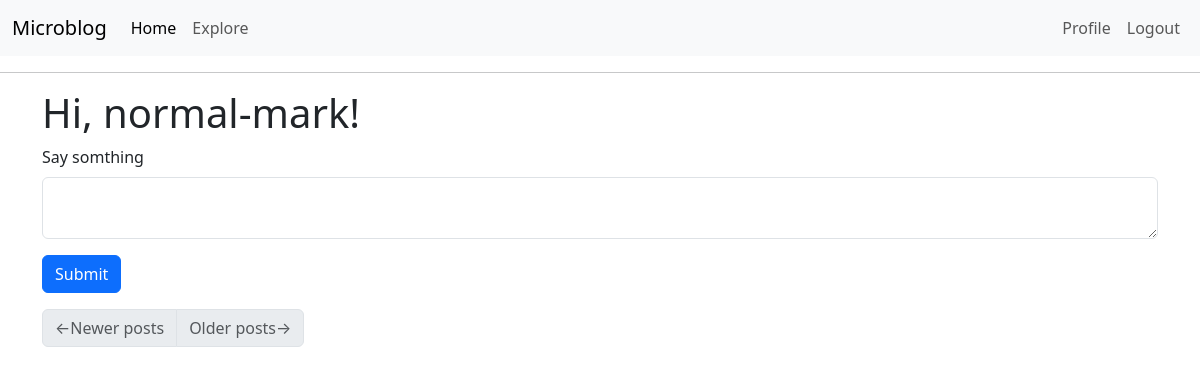
The page /index (signed in) on the database as committed earlier.
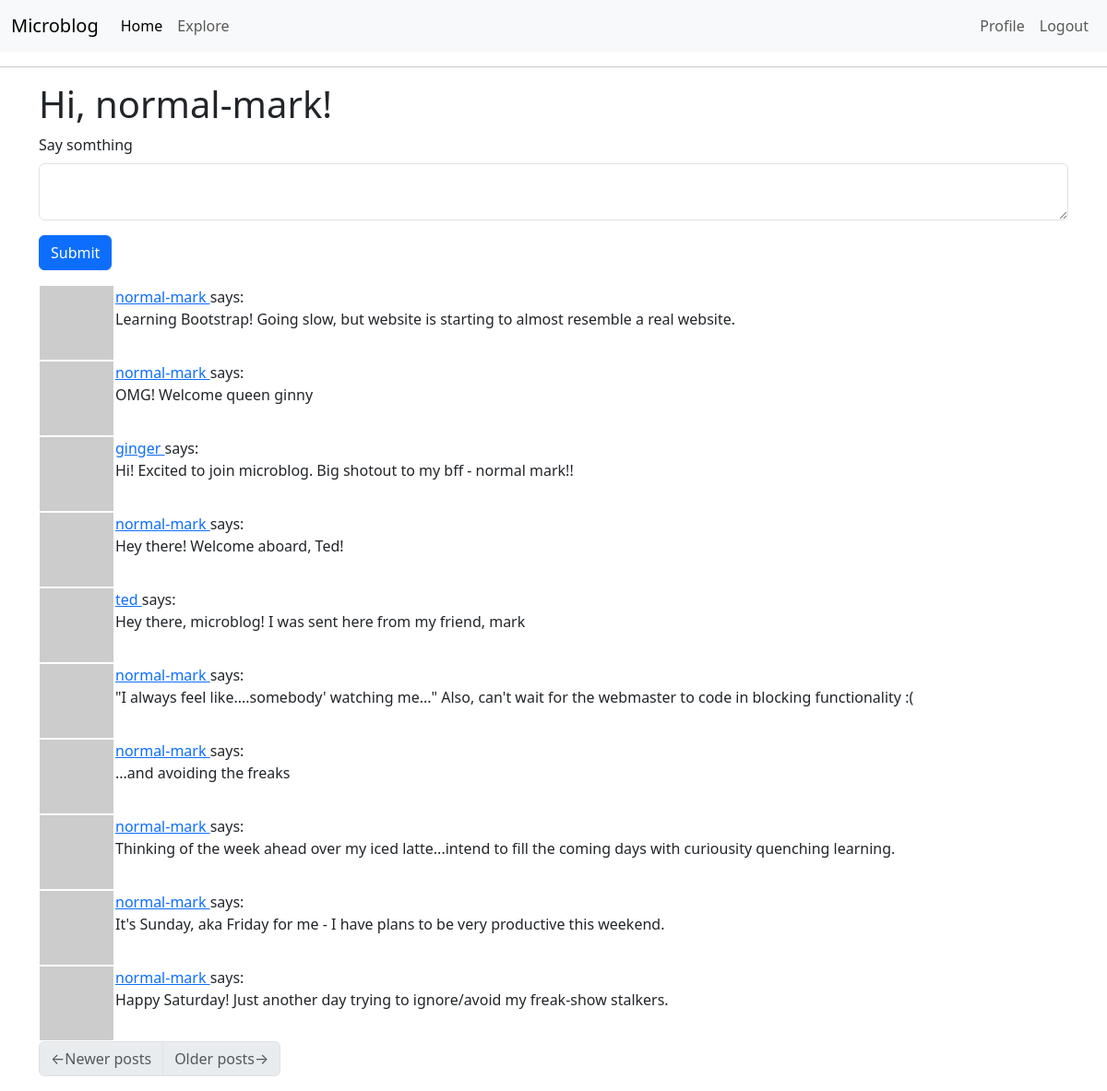
The same page on the database as committed later.
### app/models.py (models this page shows, shortened)
class Post(db.Model):
    id: so.Mapped[int] = so.mapped_column(primary_key=True)
    body: so.Mapped[str] = so.mapped_column(sa.String(140))
    timestamp: so.Mapped[datetime] = so.mapped_column(index=True, default=lambda: datetime.now(timezone.utc))
    user_id: so.Mapped[int] = so.mapped_column(sa.ForeignKey(User.id), index=True)
    author: so.Mapped[User] = so.relationship(back_populates='posts')

class User(UserMixin, db.Model):
    id: so.Mapped[int] = so.mapped_column(primary_key=True)
    username: so.Mapped[str] = so.mapped_column(sa.String(64), index=True, unique=True)
    email: so.Mapped[str] = so.mapped_column(sa.String(120), index=True, unique=True)
    password_hash: so.Mapped[Optional[str]] = so.mapped_column(sa.String(256))
    posts: so.WriteOnlyMapped['Post'] = so.relationship(back_populates='author')
    about_me: so.Mapped[Optional[str]] = so.mapped_column(sa.String(140))
    last_seen: so.Mapped[Optional[datetime]] = so.mapped_column(default=lambda: datetime.now(timezone.utc))
    following: so.WriteOnlyMapped['User'] = so.relationship(
            secondary=followers, primaryjoin=(followers.c.follower_id == id),
            secondaryjoin=(followers.c.followed_id == id),
            back_populates='followers')
    followers: so.WriteOnlyMapped['User'] = so.relationship(
            secondary=followers, primaryjoin=(followers.c.followed_id == id),
            secondaryjoin = (followers.c.follower_id == id),
            back_populates='following')
    def avatar(self, size):
        digest = md5(self.email.lower().encode('utf-8')).hexdigest()
        return f'https://www.gravatar.com/avatar/{digest}?d=identicon&s={size}'
    def following_posts(self):
        Author = so.aliased(User)
        Follower = so.aliased(User)
        return (
                sa.select(Post)
                .join(Post.author.of_type(Author))
                .join(Author.followers.of_type(Follower), isouter=True)
                .where(sa.or_(
                    Follower.id == self.id,
                    Author.id == self.id,
                    ))
                    .group_by(Post)
                    .order_by(Post.timestamp.desc())
                )

### app/routes.py (the view)
@app.route('/', methods=['GET', 'POST'])
@app.route('/index', methods=['GET', 'POST'])
@login_required
def index():
    form = PostForm()
    if form.validate_on_submit():
        posts = Post(body=form.post.data, author=current_user)
        db.session.add(posts)
        db.session.commit()
        flash('Your post is now live!')
        return redirect(url_for('index'))
    posts = db.session.scalars(current_user.following_posts()).all()
    page = request.args.get('page', 1, type=int)
    posts = db.paginate(current_user.following_posts(), page=page,
                          per_page=app.config['POSTS_PER_PAGE'], error_out=False)
    next_url = url_for('index', page=posts.next_num) \
            if posts.has_next else None
    prev_url = url_for('index', page=posts.prev_num) \
            if posts.has_prev else None
    return render_template('index.html', title='Home', form=form,
                           posts=posts.items, next_url=next_url,
                           prev_url=prev_url)

### app/forms.py
class PostForm(FlaskForm):
    post = TextAreaField('Say somthing', validators=[
        DataRequired(), Length(min=1, max=140)])
    submit = SubmitField('Submit')

### app/models.py (called while the page is built)
@login.user_loader
def load_user(id):
    return db.session.get(User, int(id))

### app/routes.py (called while the page is built)
@app.before_request
def before_request():
    if current_user.is_authenticated:
        current_user.last_seen = datetime.now(timezone.utc)
        db.session.commit()

### app/templates/index.html
{% extends "base.html" %}
{% import "bootstrap_wtf.html" as wtf %}
{% block content %}
    <h1>Hi, {{ current_user.username }}!</h1>
    {% if form %}
    {{ wtf.quick_form(form) }}
    {% endif %}
    {% for post in posts %}
        {% include '_post.html' %}
    {% endfor %}
    <nav aria-label="Post navigation">
        <ul class="pagination">
            <li class="page-item{% if not prev_url %} disabled{% endif %}">
                <a class="page-link" href="{{ prev_url }}">
                    <span aria-hidden="true">&larr;</span>{{ ('Newer posts') }}
                </a>
            </li>
            <li class="page-item{% if not next_url %} disabled{% endif %}">
                <a class="page-link" href="{{ next_url }}">
                    {{ ('Older posts') }}<span aria-hidden="true">&rarr;</span>
                </a>
            </li>
        </ul>
    </nav>
{% endblock %}

### app/templates/_post.html
<table>
    <tr valign="top">
        <td><img src="{{ post.author.avatar(36) }}"</td>
        <td>
            <a href="{{ url_for('user', username=post.author.username) }}">
                {{ post.author.username }}
            </a>
                says: <br>{{ post.body }}
        </td>
    </tr>
</table>

Rows that differ between the two databases and show on the page:
added Post: author.username "normal-mark", body "Learning Bootstrap! Going slow, but website is starting to almost resemble a real website."
added Post: author.username "normal-mark", body "OMG! Welcome queen ginny"
added Post: author.username "ginger", body "Hi! Excited to join microblog. Big shotout to my bff - normal mark!!"
added Post: author.username "normal-mark", body "Hey there! Welcome aboard, Ted!"
added Post: author.username "ted", body "Hey there, microblog! I was sent here from my friend, mark"
added Post: author.username "normal-mark", body "\"I always feel like....somebody' watching me...\" Also, can't wait for the webmaster to code in blocking functionality :("
added Post: author.username "normal-mark", body "...and avoiding the freaks"
added Post: author.username "normal-mark", body "Thinking of the week ahead over my iced latte...intend to fill the coming days with curiousity quenching learning."
added Post: author.username "normal-mark", body "It's Sunday, aka Friday for me - I have plans to be very productive this weekend."
added Post: author.username "normal-mark", body "Happy Saturday! Just another day trying to ignore/avoid my freak-show stalkers."
